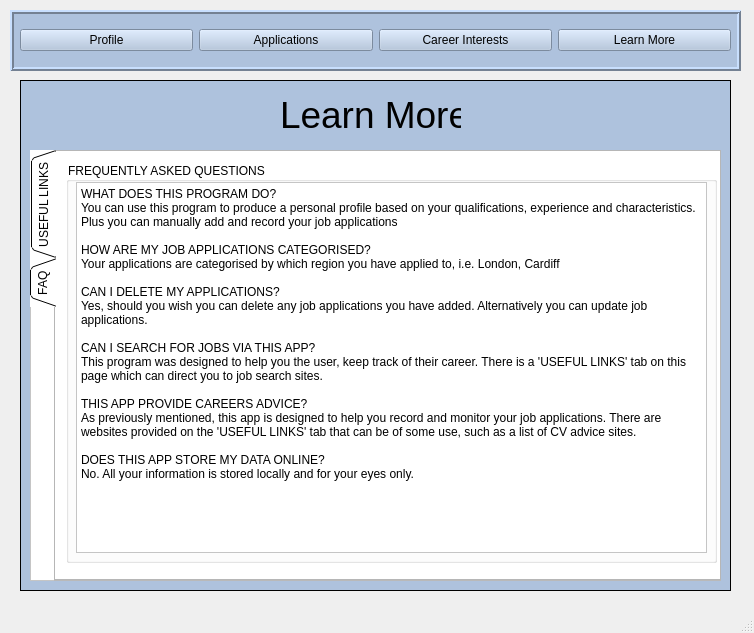
<?xml version="1.0" encoding="UTF-8"?>
<ui version="4.0">
 <class>MainWindow</class>
 <widget class="QMainWindow" name="MainWindow">
  <property name="geometry">
   <rect>
    <x>0</x>
    <y>0</y>
    <width>754</width>
    <height>633</height>
   </rect>
  </property>
  <property name="sizePolicy">
   <sizepolicy hsizetype="Fixed" vsizetype="Fixed">
    <horstretch>0</horstretch>
    <verstretch>0</verstretch>
   </sizepolicy>
  </property>
  <property name="cursor">
   <cursorShape>ArrowCursor</cursorShape>
  </property>
  <property name="windowTitle">
   <string>Learn More</string>
  </property>
  <property name="toolButtonStyle">
   <enum>Qt::ToolButtonIconOnly</enum>
  </property>
  <property name="unifiedTitleAndToolBarOnMac">
   <bool>false</bool>
  </property>
  <widget class="QWidget" name="centralwidget">
   <widget class="QFrame" name="ProfileFrame">
    <property name="geometry">
     <rect>
      <x>20</x>
      <y>80</y>
      <width>711</width>
      <height>511</height>
     </rect>
    </property>
    <property name="styleSheet">
     <string notr="true">background-color:rgb(174, 194, 221)</string>
    </property>
    <property name="frameShape">
     <enum>QFrame::Box</enum>
    </property>
    <widget class="QLabel" name="label">
     <property name="geometry">
      <rect>
       <x>260</x>
       <y>10</y>
       <width>181</width>
       <height>52</height>
      </rect>
     </property>
     <property name="text">
      <string>&lt;html&gt;&lt;head/&gt;&lt;body&gt;&lt;p&gt;&lt;span style=&quot; font-size:28pt;&quot;&gt;Learn More&lt;/span&gt;&lt;/p&gt;&lt;/body&gt;&lt;/html&gt;</string>
     </property>
    </widget>
    <widget class="QFrame" name="PDetailsFrame">
     <property name="enabled">
      <bool>true</bool>
     </property>
     <property name="geometry">
      <rect>
       <x>10</x>
       <y>70</y>
       <width>691</width>
       <height>431</height>
      </rect>
     </property>
     <property name="styleSheet">
      <string notr="true">background-color:rgb(255, 255, 255)</string>
     </property>
     <property name="frameShape">
      <enum>QFrame::StyledPanel</enum>
     </property>
     <property name="frameShadow">
      <enum>QFrame::Raised</enum>
     </property>
     <widget class="QLabel" name="label_13">
      <property name="geometry">
       <rect>
        <x>560</x>
        <y>410</y>
        <width>121</width>
        <height>16</height>
       </rect>
      </property>
      <property name="text">
       <string>Courtesy of Team Calder</string>
      </property>
     </widget>
     <widget class="QTabWidget" name="tabWidget">
      <property name="geometry">
       <rect>
        <x>0</x>
        <y>0</y>
        <width>691</width>
        <height>431</height>
       </rect>
      </property>
      <property name="styleSheet">
       <string notr="true"/>
      </property>
      <property name="tabPosition">
       <enum>QTabWidget::West</enum>
      </property>
      <property name="tabShape">
       <enum>QTabWidget::Triangular</enum>
      </property>
      <property name="currentIndex">
       <number>1</number>
      </property>
      <property name="elideMode">
       <enum>Qt::ElideLeft</enum>
      </property>
      <property name="tabsClosable">
       <bool>false</bool>
      </property>
      <property name="tabBarAutoHide">
       <bool>false</bool>
      </property>
      <widget class="QWidget" name="tab_2">
       <attribute name="title">
        <string>USEFUL LINKS</string>
       </attribute>
       <widget class="QGroupBox" name="groupBox_2">
        <property name="geometry">
         <rect>
          <x>10</x>
          <y>10</y>
          <width>651</width>
          <height>401</height>
         </rect>
        </property>
        <property name="styleSheet">
         <string notr="true"/>
        </property>
        <property name="title">
         <string>USEFUL LINKS</string>
        </property>
        <widget class="QGroupBox" name="groupBox_3">
         <property name="geometry">
          <rect>
           <x>10</x>
           <y>20</y>
           <width>311</width>
           <height>181</height>
          </rect>
         </property>
         <property name="title">
          <string>CAREERS PROSPECTS</string>
         </property>
         <widget class="QLabel" name="label_4">
          <property name="geometry">
           <rect>
            <x>10</x>
            <y>20</y>
            <width>61</width>
            <height>16</height>
           </rect>
          </property>
          <property name="text">
           <string>PROSPECTS</string>
          </property>
         </widget>
         <widget class="QLabel" name="label_5">
          <property name="geometry">
           <rect>
            <x>10</x>
            <y>30</y>
            <width>151</width>
            <height>16</height>
           </rect>
          </property>
          <property name="text">
           <string>www.prospects.ac.uk/</string>
          </property>
          <property name="openExternalLinks">
           <bool>true</bool>
          </property>
          <property name="textInteractionFlags">
           <set>Qt::TextBrowserInteraction</set>
          </property>
         </widget>
         <widget class="QLabel" name="label_7">
          <property name="geometry">
           <rect>
            <x>10</x>
            <y>55</y>
            <width>91</width>
            <height>16</height>
           </rect>
          </property>
          <property name="text">
           <string>TARGET CAREERS</string>
          </property>
         </widget>
         <widget class="QLabel" name="label_6">
          <property name="geometry">
           <rect>
            <x>10</x>
            <y>56</y>
            <width>211</width>
            <height>41</height>
           </rect>
          </property>
          <property name="text">
           <string>targetcareers.co.uk/career-sectors</string>
          </property>
          <property name="openExternalLinks">
           <bool>true</bool>
          </property>
          <property name="textInteractionFlags">
           <set>Qt::TextBrowserInteraction</set>
          </property>
         </widget>
         <widget class="QLabel" name="label_10">
          <property name="geometry">
           <rect>
            <x>10</x>
            <y>100</y>
            <width>211</width>
            <height>21</height>
           </rect>
          </property>
          <property name="text">
           <string>nationalcareers.service.gov.uk/</string>
          </property>
          <property name="openExternalLinks">
           <bool>true</bool>
          </property>
          <property name="textInteractionFlags">
           <set>Qt::TextBrowserInteraction</set>
          </property>
         </widget>
         <widget class="QLabel" name="label_11">
          <property name="geometry">
           <rect>
            <x>10</x>
            <y>90</y>
            <width>151</width>
            <height>16</height>
           </rect>
          </property>
          <property name="text">
           <string>NATIONAL CAREERS SERVICE</string>
          </property>
         </widget>
         <widget class="QLabel" name="label_2">
          <property name="geometry">
           <rect>
            <x>10</x>
            <y>140</y>
            <width>281</width>
            <height>21</height>
           </rect>
          </property>
          <property name="text">
           <string>ucas.com/ucas/after-gcses/find-career-ideas/explore-jobs</string>
          </property>
         </widget>
         <widget class="QLabel" name="label_49">
          <property name="geometry">
           <rect>
            <x>10</x>
            <y>130</y>
            <width>151</width>
            <height>16</height>
           </rect>
          </property>
          <property name="text">
           <string>UCAS</string>
          </property>
         </widget>
         <zorder>label_5</zorder>
         <zorder>label_6</zorder>
         <zorder>label_10</zorder>
         <zorder>label_11</zorder>
         <zorder>label_7</zorder>
         <zorder>label_4</zorder>
         <zorder>label_2</zorder>
         <zorder>label_49</zorder>
        </widget>
        <widget class="QGroupBox" name="groupBox_4">
         <property name="geometry">
          <rect>
           <x>330</x>
           <y>20</y>
           <width>311</width>
           <height>181</height>
          </rect>
         </property>
         <property name="title">
          <string>INTERVIEW TECHNIQUES</string>
         </property>
         <widget class="QLabel" name="label_19">
          <property name="geometry">
           <rect>
            <x>10</x>
            <y>30</y>
            <width>261</width>
            <height>21</height>
           </rect>
          </property>
          <property name="text">
           <string>www.reed.co.uk/career-advice/interview-techniques/</string>
          </property>
          <property name="openExternalLinks">
           <bool>true</bool>
          </property>
          <property name="textInteractionFlags">
           <set>Qt::TextBrowserInteraction</set>
          </property>
         </widget>
         <widget class="QLabel" name="label_20">
          <property name="geometry">
           <rect>
            <x>10</x>
            <y>20</y>
            <width>151</width>
            <height>16</height>
           </rect>
          </property>
          <property name="text">
           <string>REED UK</string>
          </property>
         </widget>
         <widget class="QLabel" name="label_25">
          <property name="geometry">
           <rect>
            <x>10</x>
            <y>70</y>
            <width>271</width>
            <height>21</height>
           </rect>
          </property>
          <property name="font">
           <font>
            <pointsize>8</pointsize>
           </font>
          </property>
          <property name="text">
           <string>thebalancecareers.com/top-job-interview-tips-2061331</string>
          </property>
          <property name="openExternalLinks">
           <bool>true</bool>
          </property>
          <property name="textInteractionFlags">
           <set>Qt::TextBrowserInteraction</set>
          </property>
         </widget>
         <widget class="QLabel" name="label_26">
          <property name="geometry">
           <rect>
            <x>10</x>
            <y>60</y>
            <width>151</width>
            <height>16</height>
           </rect>
          </property>
          <property name="text">
           <string>BALANCE CAREERS</string>
          </property>
         </widget>
         <widget class="QLabel" name="label_45">
          <property name="geometry">
           <rect>
            <x>10</x>
            <y>110</y>
            <width>291</width>
            <height>21</height>
           </rect>
          </property>
          <property name="font">
           <font>
            <pointsize>8</pointsize>
           </font>
          </property>
          <property name="text">
           <string>jobs.telegraph.co.uk/article/50-best-interview-tips/</string>
          </property>
          <property name="openExternalLinks">
           <bool>true</bool>
          </property>
          <property name="textInteractionFlags">
           <set>Qt::TextBrowserInteraction</set>
          </property>
         </widget>
         <widget class="QLabel" name="label_46">
          <property name="geometry">
           <rect>
            <x>10</x>
            <y>100</y>
            <width>151</width>
            <height>16</height>
           </rect>
          </property>
          <property name="text">
           <string>TELEGRAPH JOBS</string>
          </property>
         </widget>
         <widget class="QLabel" name="label_47">
          <property name="geometry">
           <rect>
            <x>10</x>
            <y>150</y>
            <width>271</width>
            <height>21</height>
           </rect>
          </property>
          <property name="font">
           <font>
            <pointsize>8</pointsize>
           </font>
          </property>
          <property name="text">
           <string>targetjobs.co.uk/careers-advice/interview-techniques</string>
          </property>
          <property name="openExternalLinks">
           <bool>true</bool>
          </property>
          <property name="textInteractionFlags">
           <set>Qt::TextBrowserInteraction</set>
          </property>
         </widget>
         <widget class="QLabel" name="label_48">
          <property name="geometry">
           <rect>
            <x>10</x>
            <y>140</y>
            <width>151</width>
            <height>16</height>
           </rect>
          </property>
          <property name="text">
           <string>TARGET JOBS</string>
          </property>
         </widget>
        </widget>
        <widget class="QGroupBox" name="groupBox_5">
         <property name="geometry">
          <rect>
           <x>10</x>
           <y>200</y>
           <width>311</width>
           <height>181</height>
          </rect>
         </property>
         <property name="title">
          <string>JOB SEARCH SITES</string>
         </property>
         <widget class="QLabel" name="label_12">
          <property name="geometry">
           <rect>
            <x>10</x>
            <y>20</y>
            <width>61</width>
            <height>16</height>
           </rect>
          </property>
          <property name="text">
           <string>INDEED UK</string>
          </property>
         </widget>
         <widget class="QLabel" name="label_14">
          <property name="geometry">
           <rect>
            <x>10</x>
            <y>30</y>
            <width>151</width>
            <height>21</height>
           </rect>
          </property>
          <property name="text">
           <string>uk.indeed.com/</string>
          </property>
          <property name="openExternalLinks">
           <bool>true</bool>
          </property>
         </widget>
         <widget class="QLabel" name="label_15">
          <property name="geometry">
           <rect>
            <x>10</x>
            <y>60</y>
            <width>91</width>
            <height>16</height>
           </rect>
          </property>
          <property name="text">
           <string>MONSTER UK</string>
          </property>
         </widget>
         <widget class="QLabel" name="label_16">
          <property name="geometry">
           <rect>
            <x>10</x>
            <y>70</y>
            <width>211</width>
            <height>21</height>
           </rect>
          </property>
          <property name="text">
           <string>www.monster.co.uk/</string>
          </property>
          <property name="openExternalLinks">
           <bool>true</bool>
          </property>
         </widget>
         <widget class="QLabel" name="label_17">
          <property name="geometry">
           <rect>
            <x>10</x>
            <y>110</y>
            <width>211</width>
            <height>21</height>
           </rect>
          </property>
          <property name="text">
           <string>www.cv-library.co.uk/</string>
          </property>
          <property name="openExternalLinks">
           <bool>true</bool>
          </property>
          <property name="textInteractionFlags">
           <set>Qt::TextBrowserInteraction</set>
          </property>
         </widget>
         <widget class="QLabel" name="label_18">
          <property name="geometry">
           <rect>
            <x>10</x>
            <y>100</y>
            <width>151</width>
            <height>16</height>
           </rect>
          </property>
          <property name="text">
           <string>CV LIBRARY</string>
          </property>
         </widget>
         <widget class="QLabel" name="label_23">
          <property name="geometry">
           <rect>
            <x>10</x>
            <y>150</y>
            <width>211</width>
            <height>21</height>
           </rect>
          </property>
          <property name="text">
           <string>www.reed.co.uk/jobs</string>
          </property>
          <property name="textFormat">
           <enum>Qt::RichText</enum>
          </property>
          <property name="openExternalLinks">
           <bool>true</bool>
          </property>
          <property name="textInteractionFlags">
           <set>Qt::TextBrowserInteraction</set>
          </property>
         </widget>
         <widget class="QLabel" name="label_24">
          <property name="geometry">
           <rect>
            <x>10</x>
            <y>140</y>
            <width>211</width>
            <height>16</height>
           </rect>
          </property>
          <property name="text">
           <string>REED UK</string>
          </property>
         </widget>
         <zorder>label_14</zorder>
         <zorder>label_16</zorder>
         <zorder>label_17</zorder>
         <zorder>label_18</zorder>
         <zorder>label_12</zorder>
         <zorder>label_15</zorder>
         <zorder>label_23</zorder>
         <zorder>label_24</zorder>
        </widget>
        <widget class="QGroupBox" name="groupBox_6">
         <property name="geometry">
          <rect>
           <x>330</x>
           <y>200</y>
           <width>311</width>
           <height>181</height>
          </rect>
         </property>
         <property name="title">
          <string>CV ADVICE</string>
         </property>
         <widget class="QLabel" name="label_29">
          <property name="geometry">
           <rect>
            <x>10</x>
            <y>20</y>
            <width>121</width>
            <height>16</height>
           </rect>
          </property>
          <property name="text">
           <string>PROSPECTS CV ADVICE</string>
          </property>
         </widget>
         <widget class="QLabel" name="label_30">
          <property name="geometry">
           <rect>
            <x>10</x>
            <y>30</y>
            <width>291</width>
            <height>21</height>
           </rect>
          </property>
          <property name="font">
           <font>
            <pointsize>7</pointsize>
           </font>
          </property>
          <property name="cursor">
           <cursorShape>IBeamCursor</cursorShape>
          </property>
          <property name="text">
           <string>prospects.ac.uk/careers-advice/cvs-and-cover-letters/how-to-write-a-cv</string>
          </property>
          <property name="openExternalLinks">
           <bool>true</bool>
          </property>
         </widget>
         <widget class="QLabel" name="label_33">
          <property name="geometry">
           <rect>
            <x>10</x>
            <y>70</y>
            <width>291</width>
            <height>21</height>
           </rect>
          </property>
          <property name="font">
           <font>
            <pointsize>7</pointsize>
           </font>
          </property>
          <property name="cursor">
           <cursorShape>IBeamCursor</cursorShape>
          </property>
          <property name="text">
           <string>barclayslifeskills.com/i-want-help-applying-for-jobs/school/cv-builder/</string>
          </property>
          <property name="openExternalLinks">
           <bool>true</bool>
          </property>
         </widget>
         <widget class="QLabel" name="label_34">
          <property name="geometry">
           <rect>
            <x>10</x>
            <y>60</y>
            <width>211</width>
            <height>16</height>
           </rect>
          </property>
          <property name="text">
           <string>BARCLAYS LIFE SKILLS</string>
          </property>
          <property name="openExternalLinks">
           <bool>true</bool>
          </property>
          <property name="textInteractionFlags">
           <set>Qt::TextSelectableByKeyboard</set>
          </property>
          <property name="buddy">
           <cstring></cstring>
          </property>
         </widget>
         <widget class="QLabel" name="label_35">
          <property name="geometry">
           <rect>
            <x>10</x>
            <y>110</y>
            <width>211</width>
            <height>21</height>
           </rect>
          </property>
          <property name="cursor">
           <cursorShape>IBeamCursor</cursorShape>
          </property>
          <property name="text">
           <string>www.reed.co.uk/cvbuilder</string>
          </property>
          <property name="openExternalLinks">
           <bool>true</bool>
          </property>
         </widget>
         <widget class="QLabel" name="label_36">
          <property name="geometry">
           <rect>
            <x>10</x>
            <y>100</y>
            <width>211</width>
            <height>16</height>
           </rect>
          </property>
          <property name="text">
           <string>REED UK | CV BUILDER</string>
          </property>
          <property name="openExternalLinks">
           <bool>true</bool>
          </property>
         </widget>
         <widget class="QLabel" name="label_3">
          <property name="geometry">
           <rect>
            <x>10</x>
            <y>150</y>
            <width>251</width>
            <height>21</height>
           </rect>
          </property>
          <property name="cursor">
           <cursorShape>IBeamCursor</cursorShape>
          </property>
          <property name="text">
           <string>jobs.theguardian.com/careers/cv-advice/</string>
          </property>
         </widget>
         <widget class="QLabel" name="label_50">
          <property name="geometry">
           <rect>
            <x>10</x>
            <y>140</y>
            <width>211</width>
            <height>16</height>
           </rect>
          </property>
          <property name="text">
           <string>THE GUARDIAN | JOBS</string>
          </property>
          <property name="openExternalLinks">
           <bool>true</bool>
          </property>
         </widget>
         <zorder>label_30</zorder>
         <zorder>label_33</zorder>
         <zorder>label_34</zorder>
         <zorder>label_35</zorder>
         <zorder>label_36</zorder>
         <zorder>label_29</zorder>
         <zorder>label_3</zorder>
         <zorder>label_50</zorder>
        </widget>
       </widget>
      </widget>
      <widget class="QWidget" name="tab_3">
       <attribute name="title">
        <string>FAQ</string>
       </attribute>
       <widget class="QGroupBox" name="groupBox_7">
        <property name="geometry">
         <rect>
          <x>10</x>
          <y>10</y>
          <width>651</width>
          <height>401</height>
         </rect>
        </property>
        <property name="title">
         <string>FREQUENTLY ASKED QUESTIONS</string>
        </property>
        <widget class="QPlainTextEdit" name="plainTextEdit_2">
         <property name="geometry">
          <rect>
           <x>10</x>
           <y>20</y>
           <width>631</width>
           <height>371</height>
          </rect>
         </property>
         <property name="readOnly">
          <bool>true</bool>
         </property>
         <property name="plainText">
          <string>WHAT DOES THIS PROGRAM DO?
You can use this program to produce a personal profile based on your qualifications, experience and characteristics. Plus you can manually add and record your job applications

HOW ARE MY JOB APPLICATIONS CATEGORISED?
Your applications are categorised by which region you have applied to, i.e. London, Cardiff

CAN I DELETE MY APPLICATIONS?
Yes, should you wish you can delete any job applications you have added. Alternatively you can update job applications.

CAN I SEARCH FOR JOBS VIA THIS APP?
This program was designed to help you the user, keep track of their career. There is a 'USEFUL LINKS' tab on this page which can direct you to job search sites.

THIS APP PROVIDE CAREERS ADVICE?
As previously mentioned, this app is designed to help you record and monitor your job applications. There are websites provided on the 'USEFUL LINKS' tab that can be of some use, such as a list of CV advice sites.

DOES THIS APP STORE MY DATA ONLINE?
No. All your information is stored locally and for your eyes only.
</string>
         </property>
        </widget>
       </widget>
      </widget>
     </widget>
    </widget>
   </widget>
   <widget class="QFrame" name="MenuFrame">
    <property name="geometry">
     <rect>
      <x>10</x>
      <y>10</y>
      <width>731</width>
      <height>61</height>
     </rect>
    </property>
    <property name="styleSheet">
     <string notr="true">background-color:rgb(174, 194, 221)</string>
    </property>
    <property name="frameShape">
     <enum>QFrame::Box</enum>
    </property>
    <property name="frameShadow">
     <enum>QFrame::Raised</enum>
    </property>
    <property name="lineWidth">
     <number>2</number>
    </property>
    <widget class="QWidget" name="horizontalLayoutWidget_2">
     <property name="geometry">
      <rect>
       <x>10</x>
       <y>10</y>
       <width>711</width>
       <height>41</height>
      </rect>
     </property>
     <layout class="QHBoxLayout" name="horizontalLayout">
      <item>
       <widget class="QPushButton" name="pushButton">
        <property name="text">
         <string>Profile</string>
        </property>
       </widget>
      </item>
      <item>
       <widget class="QPushButton" name="pushButton_2">
        <property name="text">
         <string>Applications</string>
        </property>
       </widget>
      </item>
      <item>
       <widget class="QPushButton" name="pushButton_3">
        <property name="text">
         <string>Career Interests</string>
        </property>
       </widget>
      </item>
      <item>
       <widget class="QPushButton" name="pushButton_4">
        <property name="text">
         <string>Learn More</string>
        </property>
       </widget>
      </item>
     </layout>
    </widget>
   </widget>
  </widget>
  <widget class="QMenuBar" name="menubar">
   <property name="geometry">
    <rect>
     <x>0</x>
     <y>0</y>
     <width>754</width>
     <height>21</height>
    </rect>
   </property>
  </widget>
  <widget class="QStatusBar" name="statusbar"/>
 </widget>
 <resources/>
 <connections/>
</ui>
